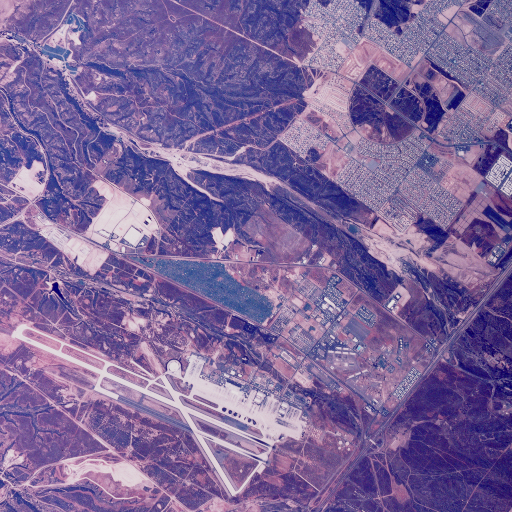
#> input picture data/aerials/2.1.01.tiff, 512 x 512 px
$ python 00_imgprog.py
#> lines starting #> are read from the running program, lines starting #| are printed output that depends on the picture; long printed decimals are rounded
"""
Create subplots
"""
from os.path import join
import numpy as np
import matplotlib.pyplot as plt

from __init__ import assetsdir

fpath = join(assetsdir, "2.1.01.tiff")

img1 = plt.imread(fpath)
#> img1 is the input picture: shape (512, 512, 3); mean R, G, B 125.8, 102.8, 153.9
print(type(img1))
#| <class 'numpy.ndarray'>
print(img1.shape)
#| (512, 512, 3)
print(img1.ndim)
#| 3
print(img1.size)
#| 786432
print(img1.dtype)
#| uint8
print(img1.nbytes)
#| 786432

# image statistics
print(np.median(img1))
#| 130.0
print(np.average(img1))
#| 127.508
print(np.mean(img1))
#| 127.508
print(np.std(img1))
#| 44.460
print(np.var(img1))
#| 1976.684


r = img1[:, :, 0]
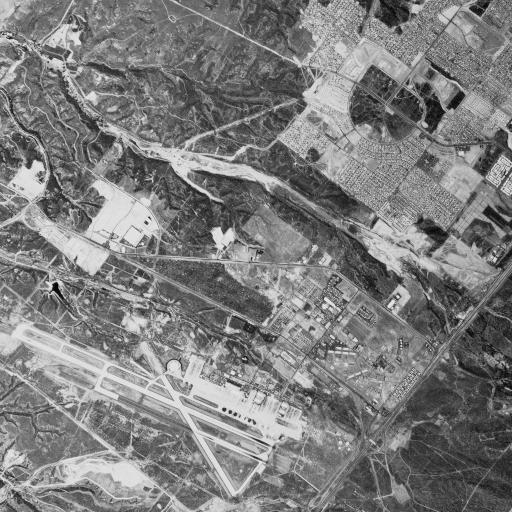
#> r: shape (512, 512); min 2, max 231, mean 125.8
g = img1[:, :, 1]
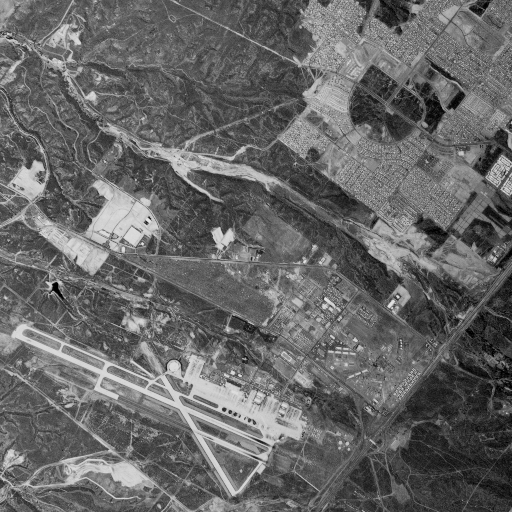
#> g: shape (512, 512); min 0, max 228, mean 102.8
b = img1[:, :, 2]
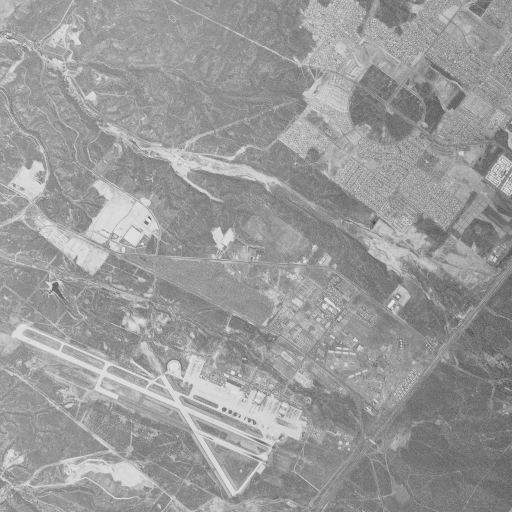
#> b: shape (512, 512); min 59, max 227, mean 153.9

output = [img1, r, g, b]

titles = ["image", "red", "green", "blue"]

for i in range(4):
    plt.subplot(2, 2, i+1)

    plt.axis("off")
    plt.title(titles[i])
    if i == 0:
        plt.imshow(output[i])
    else:
        plt.imshow(output[i], cmap="gray")


plt.show()
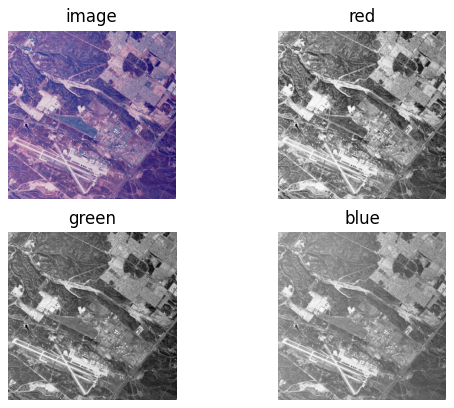
#> figure drawn by matplotlib, 4 panels

$ run again, with data/aerials/2.1.03.tiff copied over data/aerials/2.1.01.tiff
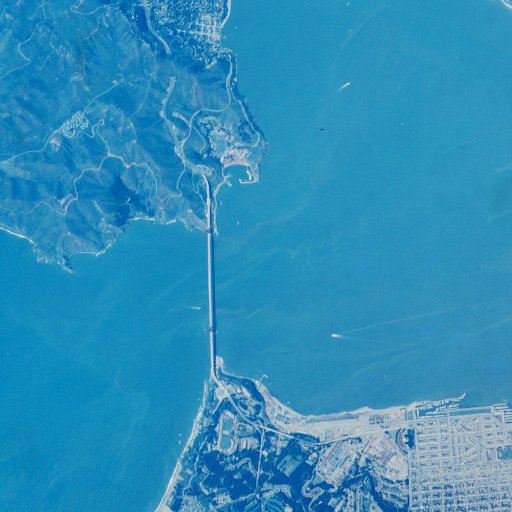
#> input picture data/aerials/2.1.03.tiff, 512 x 512 px
#> img1 is the input picture: shape (512, 512, 3); mean R, G, B 45.2, 142.2, 185.2
#| <class 'numpy.ndarray'>
#| (512, 512, 3)
#| 3
#| 786432
#| uint8
#| 786432
#| 144.0
#| 124.207
#| 124.207
#| 63.390
#| 4018.345
#> `b = img1[:, :, 2]`:
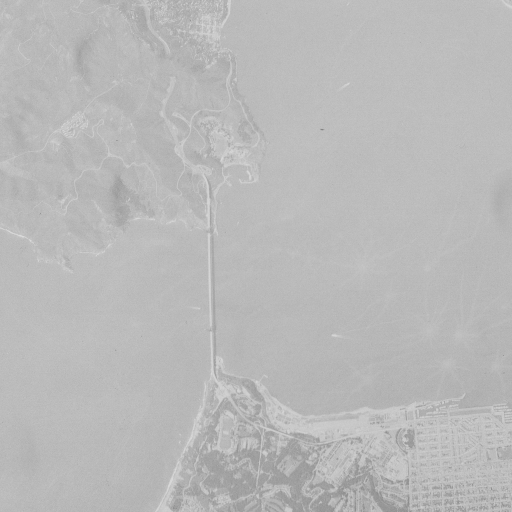
#> b: shape (512, 512); min 132, max 219, mean 185.2
#> `plt.show()`:
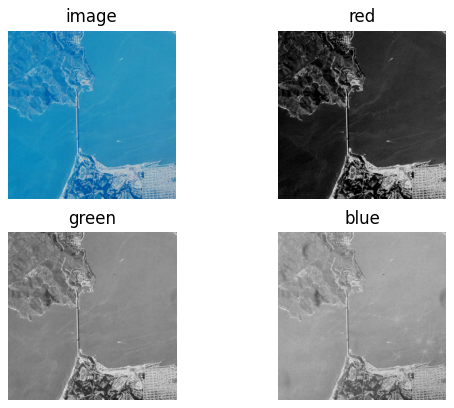
#> figure drawn by matplotlib, 4 panels

$ run again, with data/aerials/2.2.03.tiff copied over data/aerials/2.1.01.tiff
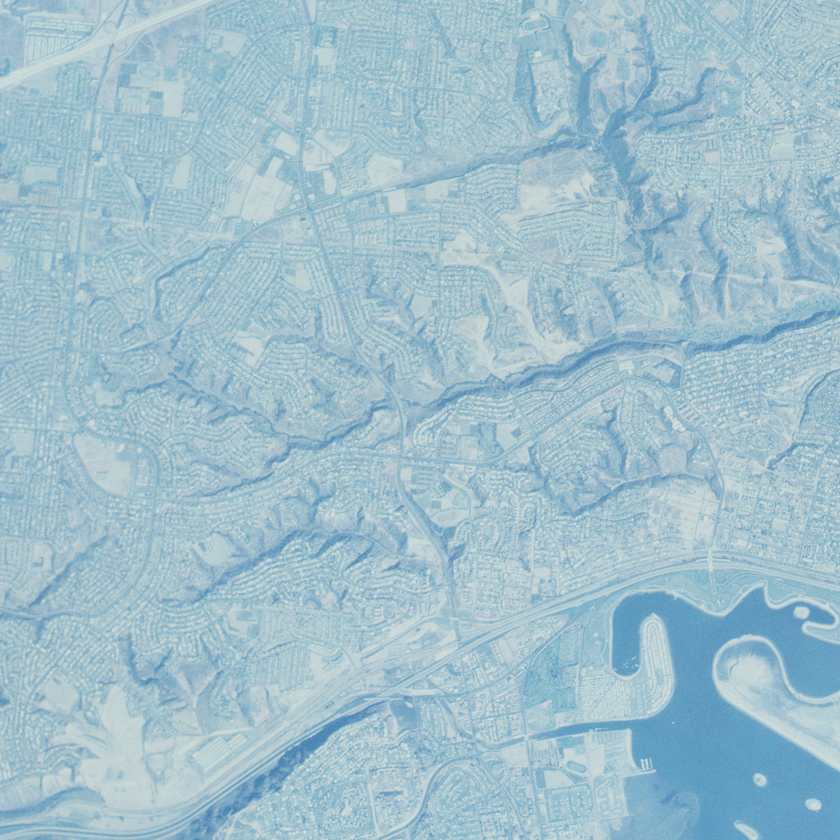
#> input picture data/aerials/2.2.03.tiff, 840 x 840 px, shrunk from 1024 x 1024 before the run
#> img1 is the input picture: shape (840, 840, 3); mean R, G, B 159.9, 191.7, 204.7
#| <class 'numpy.ndarray'>
#| (840, 840, 3)
#| 3
#| 2116800
#| uint8
#| 2116800
#| 193.0
#| 185.431
#| 185.431
#| 25.081
#| 629.071
#> `b = img1[:, :, 2]`:
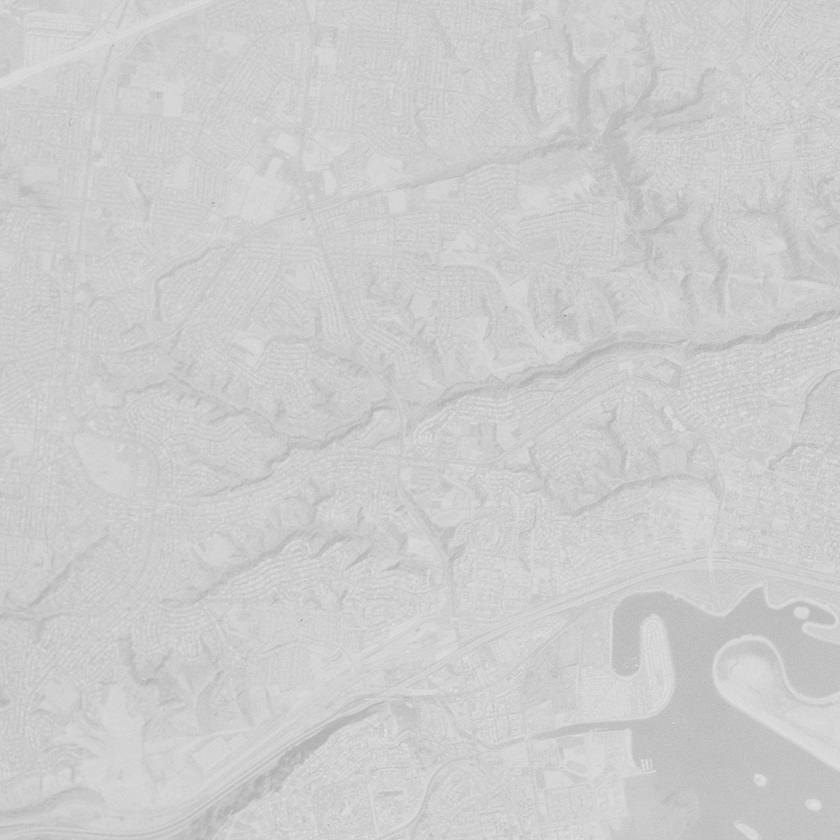
#> b: shape (840, 840); min 141, max 225, mean 204.7
#> `plt.show()`:
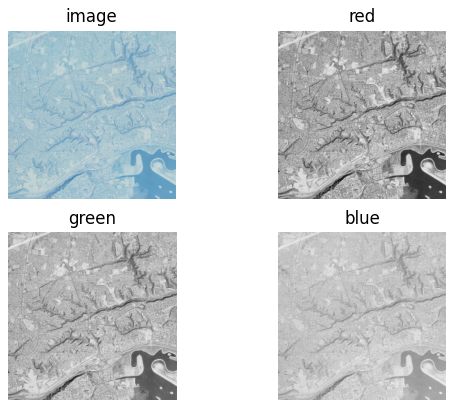
#> figure drawn by matplotlib, 4 panels

$ run again, with data/aerials/2.2.05.tiff copied over data/aerials/2.1.01.tiff
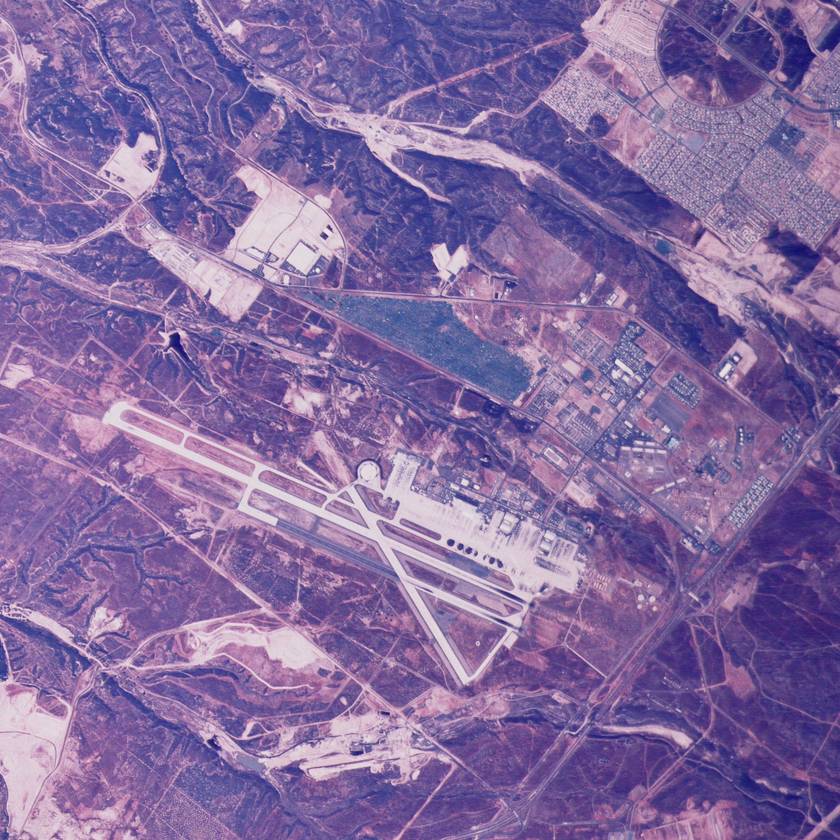
#> input picture data/aerials/2.2.05.tiff, 840 x 840 px, shrunk from 1024 x 1024 before the run
#> img1 is the input picture: shape (840, 840, 3); mean R, G, B 131.9, 107.5, 159.7
#| <class 'numpy.ndarray'>
#| (840, 840, 3)
#| 3
#| 2116800
#| uint8
#| 2116800
#| 135.0
#| 133.036
#| 133.036
#| 43.910
#| 1928.066
#> `b = img1[:, :, 2]`:
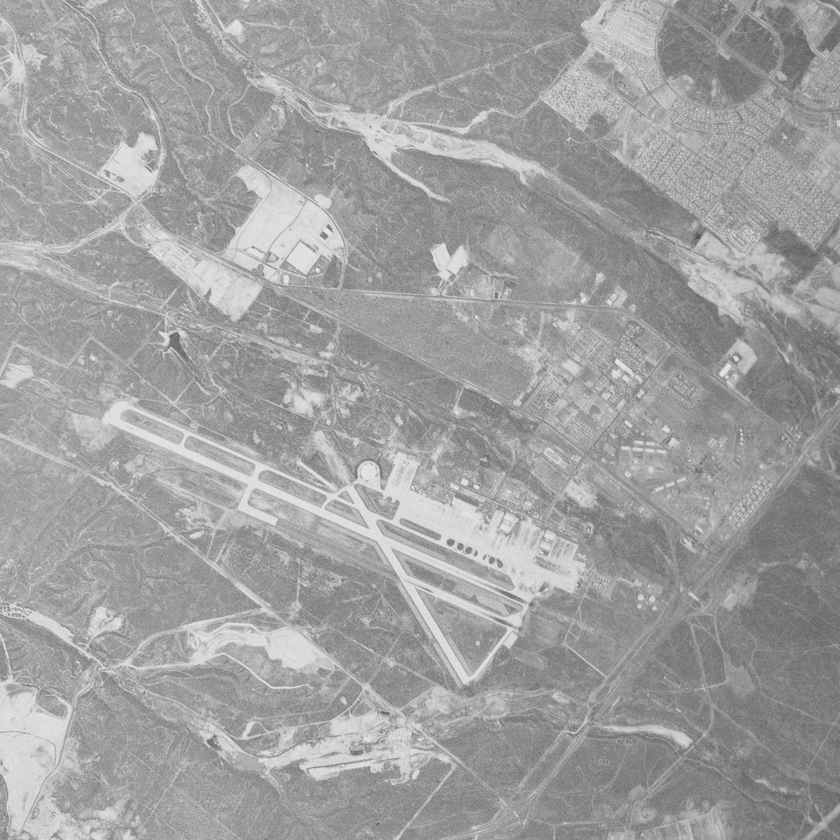
#> b: shape (840, 840); min 71, max 235, mean 159.7
#> `plt.show()`:
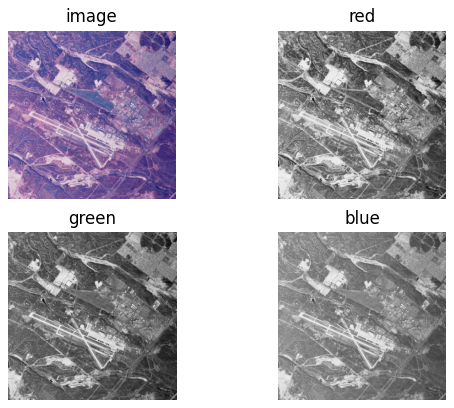
#> figure drawn by matplotlib, 4 panels
